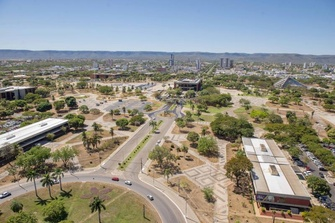
#> input picture funcao-intensidade/img/cidade.jpg, 335 x 223 px, shrunk from 800 x 533 before the run, found by its file name
$ python transformacao_potencia.py
#> lines starting #> are read from the running program, lines starting #| are printed output that depends on the picture
import os
from PIL import Image
import numpy as np
import matplotlib.pyplot as plt


if os.environ.get("DISPLAY", "") == "" and os.environ.get("WAYLAND_DISPLAY", "") == "":
    import matplotlib
    matplotlib.use("Agg")


def transformacao_potencia(imagem, gamma, c=1):
    img = np.array(imagem)

    r = img / 255.0

    s = c * (r ** gamma)

    s = np.clip(s * 255, 0, 255)

    return Image.fromarray(s.astype(np.uint8))


imagem = Image.open('funcao-intensidade/img/cidade.jpg').convert("L")
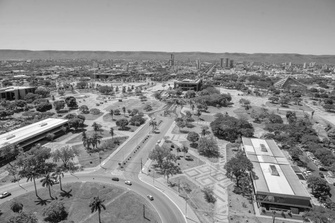
#> imagem: PIL image 335x223 L; min 1, max 255, mean 141.5

gamma = 1.5

imagem_saida = transformacao_potencia(imagem, gamma)
#> in transformacao_potencia, `s = c * (r ** gamma)`:
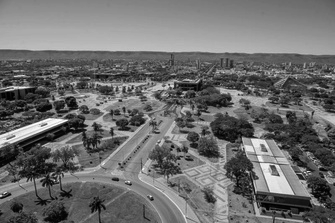
#> s: shape (223, 335) float64; min 0.000246, max 1, mean 0.431

plt.figure(figsize=(10, 5))

plt.subplot(1, 2, 1)
plt.imshow(imagem, cmap="gray")
plt.title("Imagem original")
plt.axis("off")

plt.subplot(1, 2, 2)
plt.imshow(imagem_saida, cmap="gray")
plt.title(f"Transformação de potência - γ = {gamma}")
plt.axis("off")

plt.savefig(
    "funcao-intensidade/output/comparacao.png",
    dpi=300,
    bbox_inches="tight"
)
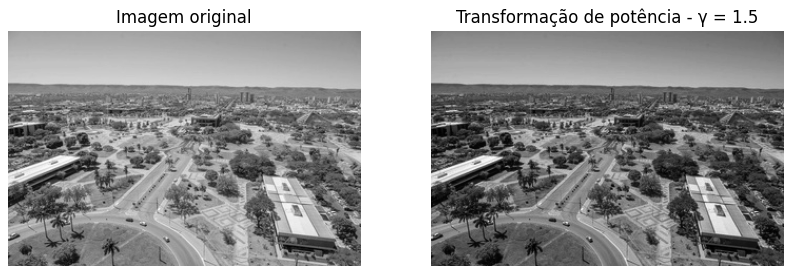
#> figure drawn by matplotlib, 2 panels

plt.close()
